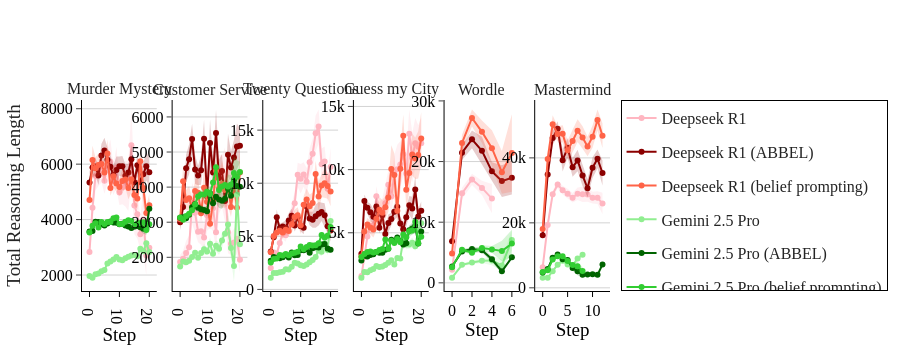

The code cell stored with this chart in its notebook:
### Code cell
fig = plot_reasoning_length_one_fig(df_reasoning, reasoning_type='Total Reasoning', title='Total Reasoning Length', include_context=False)
fig.show()
